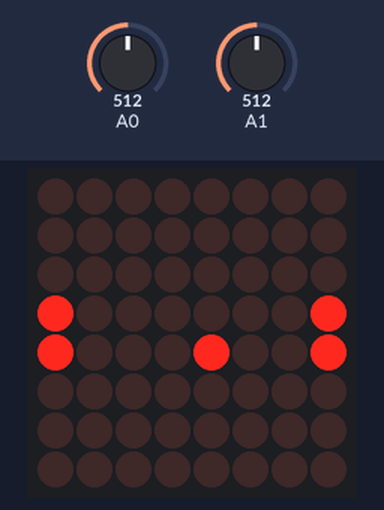
Recording of a sketch running on a simulated Arduino Uno, built with avr-gcc and run on an emulated ATmega328P. Shown: 8×8 LED matrix. The test bench sets the inputs (shaded band); at power-on: A0 = 512, A1 = 512.

Above: at 4.0 s.
4.1 s: A0 set to 660
6.7 s: A0 set to 676
At 8.72 s:
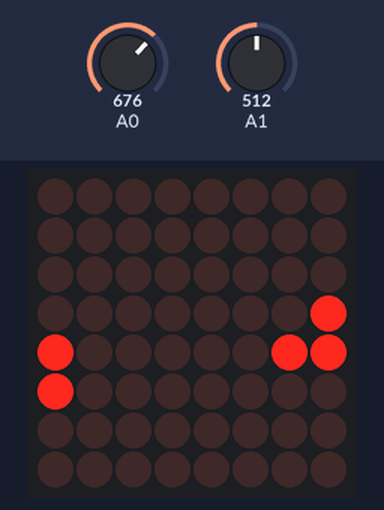
9.7 s: A1 set to 716
At 9.92 s:
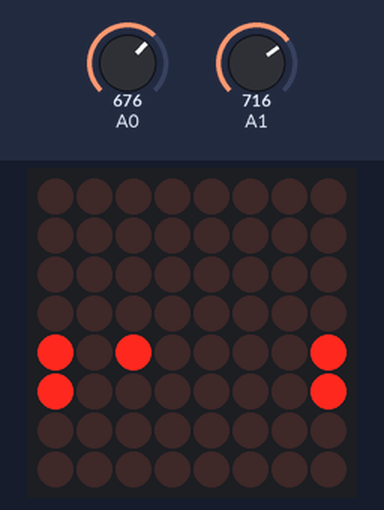
11.8 s: A1 set to 825
14.1 s: A1 set to 848
At 14.46 s:
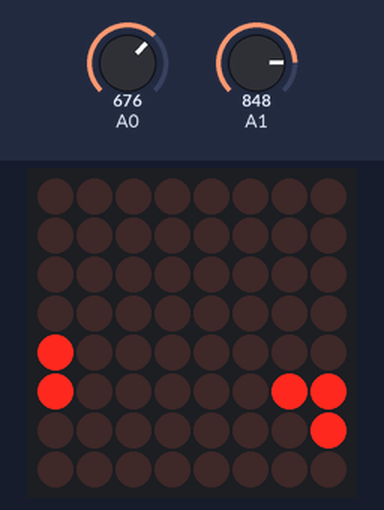
16.3 s: A0 set to 511
At 18.55 s:
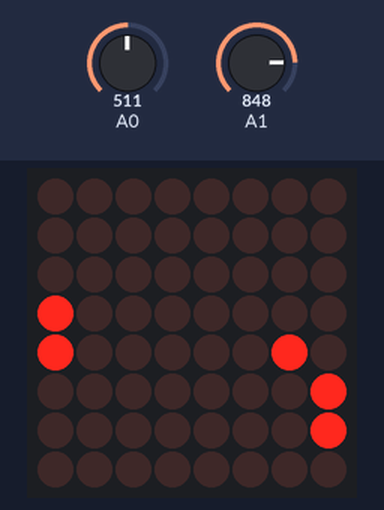

The sketch:

_8x8_MatrixPong.ino
```cpp
#include "Pong.h"

// LedControl library:
//
// http://playground.arduino.cc/Main/LedControl
// http://www.wayoda.org/arduino/ledcontrol/index.html

#include "LedControl.h"

static const int DATA_PIN = 13;
static const int CLK_PIN  = 11;
static const int CS_PIN   = 12;

static const int PADDLE0_PIN = 0;
static const int PADDLE1_PIN = 1;
long randNumber;

static char pongchars[][8] = {
    { 0b00000000, 0b01111100, 0b01000010, 0b01000010,
      0b01111100, 0b01000000, 0b01000000, 0b00000000, }, // P
    { 0b00000000, 0b00111100, 0b01000010, 0b01000010,
      0b01000010, 0b01000010, 0b00111100, 0b00000000, }, // O
    { 0b00000000, 0b01000010, 0b01100010, 0b01010010,
      0b01001010, 0b01000110, 0b01000010, 0b00000000, }, // N
    { 0b00000000, 0b00111100, 0b01000000, 0b01000000,
      0b01111100, 0b01000010, 0b00111100, 0b00000000, }, // G
};

static char digit[][5] = {
    { 0b111, 0b101, 0b101, 0b101, 0b111 },
    { 0b001, 0b001, 0b001, 0b001, 0b001 },
    { 0b111, 0b001, 0b111, 0b100, 0b111 },
    { 0b111, 0b001, 0b111, 0b001, 0b111 },
    { 0b101, 0b101, 0b111, 0b001, 0b001 },
    { 0b111, 0b100, 0b111, 0b001, 0b111 },
    { 0b111, 0b100, 0b111, 0b101, 0b111 },
    { 0b111, 0b001, 0b001, 0b001, 0b001 },
    { 0b111, 0b101, 0b111, 0b101, 0b111 },
    { 0b111, 0b101, 0b111, 0b001, 0b111 },
};

class LedMatrixPong : public Pong
{
public:
    LedMatrixPong(LedControl& ledControl, int paddle0_pin, int paddle1_pin) :
	ledControl_(ledControl),
	Pong(ROWS, COLS, paddle0_pin, paddle1_pin) {}

    void showPaddle(Paddle& p) { setPaddle(p, true); }
    void hidePaddle(Paddle& p) { setPaddle(p, false); }

    void showBall(Ball& b) { ledControl_.setLed(0, b.row(), b.col(), true); }
    void hideBall(Ball& b) { ledControl_.setLed(0, b.row(), b.col(), false); }

    void startGame();
    void showScore();

private:
    static const int ROWS = 8;
    static const int COLS = 8;

    void sayPong(int delay_ms);
    void setPaddle(const Paddle& p, bool state);

    LedControl& ledControl_;
};

void LedMatrixPong::startGame()
{
    ledControl_.clearDisplay(0);
    sayPong(500);

    for (int row = MAX_ROW; row >= 0; row--) {
	ledControl_.setRow(0, row, 0xff);
	delay(100);
	ledControl_.setRow(0, row, 0);
    }

    start();
}

void LedMatrixPong::sayPong(int delay_ms)
{
    for (int c = 0; c < 4; c++) {
	for (int r = 0; r <= MAX_ROW; r++) {
	    ledControl_.setRow(0, r, pongchars[c][r]);
	}
	delay(delay_ms);
    }
}

void LedMatrixPong::showScore()
{
    for (int step = 0; step < 10; step++) {
	ledControl_.clearDisplay(0);
	ledControl_.setLed(0, 3, 3, true);
	ledControl_.setLed(0, 3, 4, true);

	int i = (step < 8) ? step : 14 - step;
	int j = 4;
	while (i >= 0 && j >= 0) {
	    for (int k = 0; k < 3; k++) {
		ledControl_.setLed(0, i, 2 - k, digit[score_[0]][j] & (1<<k));
	    }
	    i--; j--;
	}

	i = (step < 9) ? 8 - step : step - 8;
	j = 0;
	while (i <= 7 && j <= 4) {
	    for (int k = 0; k < 3; k++) {
		ledControl_.setLed(0, i, 7 - k, digit[score_[1]][j] & (1<<k));
	    }
	    i++; j++;
	}

	delay(50 + 10 * step);
    }

    delay(1500);
    ledControl_.clearDisplay(0);
}

void LedMatrixPong::setPaddle(const Paddle& p, bool state)
{
    ledControl_.setLed(0, p.row(), p.col(), state);
    ledControl_.setLed(0, p.row() + 1, p.col(), state);
}

LedControl ledControl(DATA_PIN, CLK_PIN, CS_PIN, 1);
LedMatrixPong pong(ledControl, PADDLE0_PIN, PADDLE1_PIN);

void setup()
{
    ledControl.shutdown(0, false);
    ledControl.setIntensity(0, 5);
    ledControl.clearDisplay(0);
    randomSeed(analogRead(0));

    pong.startGame();
}

void loop()
{
    pong.update();
}

// Local variables:
// mode: c++
// End:
```

Measured:
- the behaviour switches between 666 and 667 on A0 (found by bisection; images 0 and 1)
- the behaviour switches between 833 and 834 on A1 (found by bisection; images 2 and 3)
- after the input at 6.7 s, the display: first differs from a run without the input after 1.9 s (image 1)
- after the input at 9.7 s, the display: first changes at once (image 2 shows a later state)
- after the input at 14.1 s, the display: first changes at once (image 3 shows a later state)
- after the input at 16.3 s, the display: first differs from a run without the input after 2.1 s (image 4)
